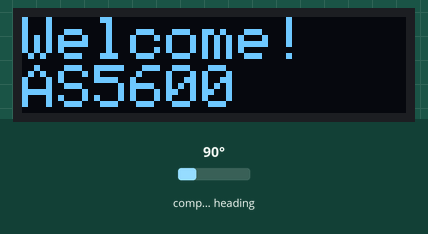
Simulated run of this sketch. Board: Arduino Uno, built with avr-gcc and run on an emulated ATmega328P. On the bench: 128×32 one-colour display. Wiring (inferred from the names in the program): AS5600 angle sensor at I2C address 0x36. The test bench sets the inputs (shaded band); at power-on: compass heading 90°.

Above: at 4.2 s.
4.3 s: compass heading set to 7°
At 5.0 s:
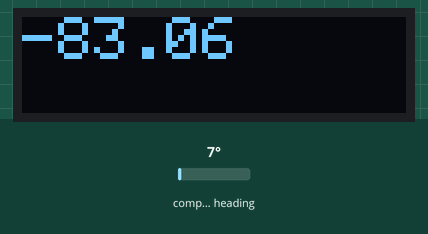
5.8 s: compass heading set to 83°
At 7.1 s:
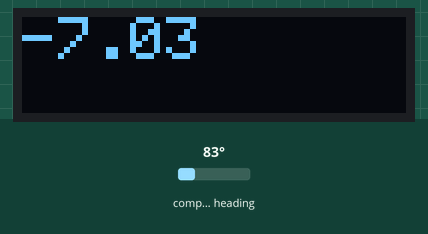
7.4 s: compass heading set to 93°
At 8.5 s:
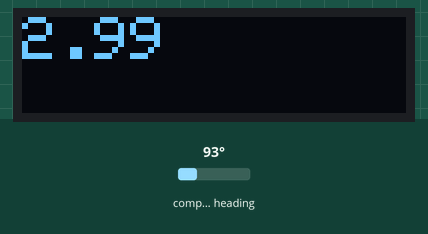
Timing chart, 0 to 10.4 s (numbered marks = the images above; inputs shaded):
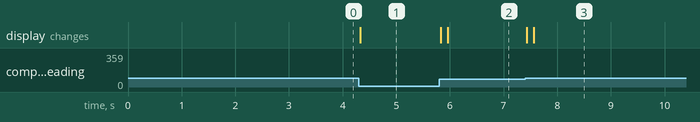

The sketch:

i2c_as5600_ref.ino
```cpp
#include <Wire.h> //This is for i2C
#include <SSD1306Ascii.h> //i2C OLED
#include <SSD1306AsciiWire.h> //i2C OLED

// i2C OLED
#define I2C_ADDRESS 0x3C
#define RST_PIN -1
SSD1306AsciiWire oled;
float OLEDTimer = 0; //Timer for the screen refresh
//I2C pins:
//STM32: SDA: PB7 SCL: PB6
//Arduino: SDA: A4 SCL: A5

//---------------------------------------------------------------------------
//Magnetic sensor things
int magnetStatus = 0; //value of the status register (MD, ML, MH)

int lowbyte; //raw angle 7:0
word highbyte; //raw angle 7:0 and 11:8
int rawAngle; //final raw angle
float degAngle; //raw angle in degrees (360/4096 * [value between 0-4095])

int quadrantNumber, previousquadrantNumber; //quadrant IDs
float numberofTurns = 0; //number of turns
float correctedAngle = 0; //tared angle - based on the startup value
float startAngle = 0; //starting angle
float totalAngle = 0; //total absolute angular displacement
float previoustotalAngle = 0; //for the display printing

void setup()
{
  Serial.begin(115200); //start serial - tip: don't use serial if you don't need it (speed considerations)
  Wire.begin(); //start i2C
  Wire.setClock(800000L); //fast clock

  checkMagnetPresence(); //check the magnet (blocks until magnet is found)

  ReadRawAngle(); //make a reading so the degAngle gets updated
  startAngle = degAngle; //update startAngle with degAngle - for taring

  //------------------------------------------------------------------------------
  //OLED part
  #if RST_PIN >= 0
    oled.begin(&Adafruit128x32, I2C_ADDRESS, RST_PIN);
  #else // RST_PIN >= 0
    oled.begin(&Adafruit128x32, I2C_ADDRESS);
  #endif // RST_PIN >= 0

  oled.setFont(Adafruit5x7);
  oled.clear(); //clear display
  oled.set2X(); //double-line font size - better to read it
  oled.println("Welcome!"); //print a welcome message
  oled.println("AS5600"); //print a welcome message
  delay(3000);
  OLEDTimer = millis(); //start the timer

}

void loop()
{
    ReadRawAngle(); //ask the value from the sensor
    correctAngle(); //tare the value
    checkQuadrant(); //check quadrant, check rotations, check absolute angular position
    refreshDisplay();
    //delay(100); //wait a little - adjust it for "better resolution"

}

void ReadRawAngle()
{
  //7:0 - bits
  Wire.beginTransmission(0x36); //connect to the sensor
  Wire.write(0x0D); //figure 21 - register map: Raw angle (7:0)
  Wire.endTransmission(); //end transmission
  Wire.requestFrom(0x36, 1); //request from the sensor

  while(Wire.available() == 0); //wait until it becomes available
  lowbyte = Wire.read(); //Reading the data after the request

  //11:8 - 4 bits
  Wire.beginTransmission(0x36);
  Wire.write(0x0C); //figure 21 - register map: Raw angle (11:8)
  Wire.endTransmission();
  Wire.requestFrom(0x36, 1);

  while(Wire.available() == 0);
  highbyte = Wire.read();

  //4 bits have to be shifted to its proper place as we want to build a 12-bit number
  highbyte = highbyte << 8; //shifting to left
  //What is happening here is the following: The variable is being shifted by 8 bits to the left:
  //Initial value: 00000000|00001111 (word = 16 bits or 2 bytes)
  //Left shifting by eight bits: 00001111|00000000 so, the high byte is filled in

  //Finally, we combine (bitwise OR) the two numbers:
  //High: 00001111|00000000
  //Low:  00000000|00001111
  //      -----------------
  //H|L:  00001111|00001111
  rawAngle = highbyte | lowbyte; //int is 16 bits (as well as the word)

  //We need to calculate the angle:
  //12 bit -> 4096 different levels: 360° is divided into 4096 equal parts:
  //360/4096 = 0.087890625
  //Multiply the output of the encoder with 0.087890625
  degAngle = rawAngle * 0.087890625;

  //Serial.print("Deg angle: ");
  //Serial.println(degAngle, 2); //absolute position of the encoder within the 0-360 circle

}

void correctAngle()
{
  //recalculate angle
  correctedAngle = degAngle - startAngle; //this tares the position

  if(correctedAngle < 0) //if the calculated angle is negative, we need to "normalize" it
  {
  correctedAngle = correctedAngle + 360; //correction for negative numbers (i.e. -15 becomes +345)
  }
  else
  {
    //do nothing
  }
  //Serial.print("Corrected angle: ");
  //Serial.println(correctedAngle, 2); //print the corrected/tared angle
}

void checkQuadrant()
{
  /*
  //Quadrants:
  4  |  1
  ---|---
  3  |  2
  */

  //Quadrant 1
  if(correctedAngle >= 0 && correctedAngle <=90)
  {
    quadrantNumber = 1;
  }

  //Quadrant 2
  if(correctedAngle > 90 && correctedAngle <=180)
  {
    quadrantNumber = 2;
  }

  //Quadrant 3
  if(correctedAngle > 180 && correctedAngle <=270)
  {
    quadrantNumber = 3;
  }

  //Quadrant 4
  if(correctedAngle > 270 && correctedAngle <360)
  {
    quadrantNumber = 4;
  }
  //Serial.print("Quadrant: ");
  //Serial.println(quadrantNumber); //print our position "quadrant-wise"

  if(quadrantNumber != previousquadrantNumber) //if we changed quadrant
  {
    if(quadrantNumber == 1 && previousquadrantNumber == 4)
    {
      numberofTurns++; // 4 --> 1 transition: CW rotation
    }

    if(quadrantNumber == 4 && previousquadrantNumber == 1)
    {
      numberofTurns--; // 1 --> 4 transition: CCW rotation
    }
    //this could be done between every quadrants so one can count every 1/4th of transition

    previousquadrantNumber = quadrantNumber;  //update to the current quadrant

  }
  //Serial.print("Turns: ");
  //Serial.println(numberofTurns,0); //number of turns in absolute terms (can be negative which indicates CCW turns)

  //after we have the corrected angle and the turns, we can calculate the total absolute position
  totalAngle = (numberofTurns*360) + correctedAngle; //number of turns (+/-) plus the actual angle within the 0-360 range
  //Serial.print("Total angle: ");
  //Serial.println(totalAngle, 2); //absolute position of the motor expressed in degree angles, 2 digits
}

void checkMagnetPresence()
{
  //This function runs in the setup() and it locks the MCU until the magnet is not positioned properly

  while((magnetStatus & 32) != 32) //while the magnet is not adjusted to the proper distance - 32: MD = 1
  {
    magnetStatus = 0; //reset reading

    Wire.beginTransmission(0x36); //connect to the sensor
    Wire.write(0x0B); //figure 21 - register map: Status: MD ML MH
    Wire.endTransmission(); //end transmission
    Wire.requestFrom(0x36, 1); //request from the sensor

    while(Wire.available() == 0); //wait until it becomes available
    magnetStatus = Wire.read(); //Reading the data after the request

    //Serial.print("Magnet status: ");
    //Serial.println(magnetStatus, BIN); //print it in binary so you can compare it to the table (fig 21)
  }

  //Status register output: 0 0 MD ML MH 0 0 0
  //MH: Too strong magnet - 100111 - DEC: 39
  //ML: Too weak magnet - 10111 - DEC: 23
  //MD: OK magnet - 110111 - DEC: 55

  //Serial.println("Magnet found!");
  //delay(1000);
}

void refreshDisplay()
{
  if (millis() - OLEDTimer > 100) //chech if we will update at every 100 ms
  {
    if(totalAngle != previoustotalAngle) //if there's a change in the position*
    {
        oled.clear(); //delete the content of the display
        oled.println(totalAngle); //print the new absolute position
        OLEDTimer = millis(); //reset timer
        previoustotalAngle = totalAngle; //update the previous value
    }
  }
  else
  {
    //skip
  }
  //*idea: you can define a certain tolerance for the angle so the screen will not flicker
  //when there is a 0.08 change in the angle (sometimes the sensor reads uncertain values)
}
```

Measured:
- the behaviour switches between 89 and 90° on compass heading (found by bisection; images 2 and 3)
- after the input at 4.3 s, the display: changes at once (image 1)
- after the input at 5.8 s, the display: first changes at once (image 2 shows a later state)
- after the input at 7.4 s, the display: first changes at once (image 3 shows a later state)
